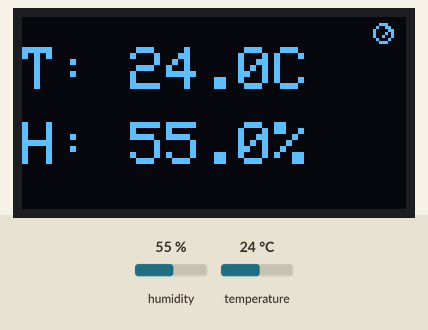
Recording of a sketch running on a simulated Arduino Uno, built with avr-gcc and run on an emulated ATmega328P. Parts: 128×64 one-colour display. Inputs (shaded band) come from the test bench; at power-on: humidity 55 %, temperature 24 °C.

Above: at 1.2 s.
1.3 s: humidity set to 22 %
At 2.6 s:
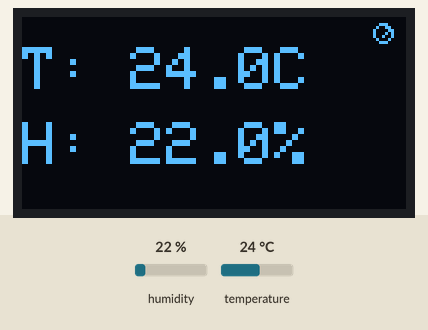
4.0 s: temperature set to 12 °C
At 5.3 s:
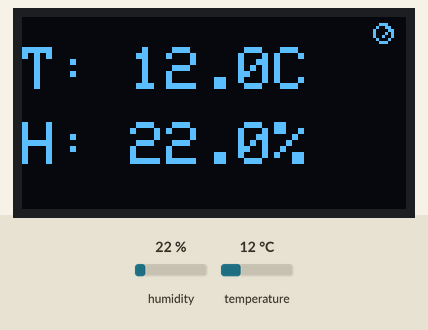
6.7 s: humidity set to 40 %
At 8.5 s:
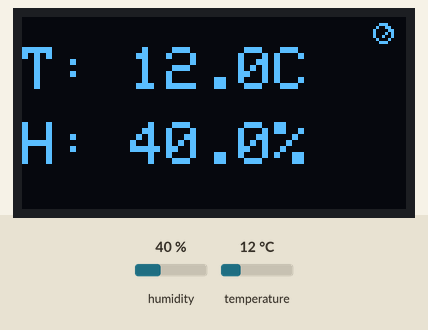
9.7 s: temperature set to 19 °C
At 11.3 s:
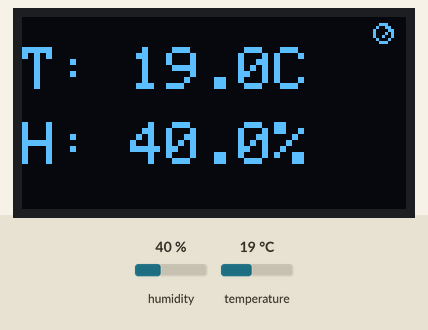
Timing chart, 0 to 12.8 s (numbered marks = the images above; inputs shaded):
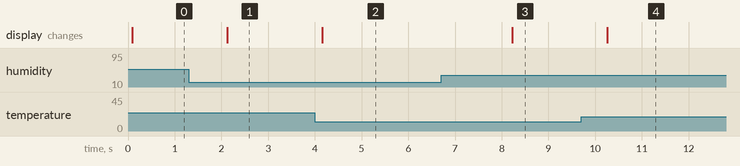

The sketch:

DHT22_Read_with_display.ino
```cpp
#include <Adafruit_SSD1306.h>
#include <Adafruit_GFX.h>
#include <DHT.h>

#define SCREEN_WIDTH 128
#define SCREEN_HEIGHT 64
#define OLED_RESET -1
Adafruit_SSD1306 display(SCREEN_WIDTH, SCREEN_HEIGHT, &Wire, OLED_RESET);

#define DHTPIN 2
#define DHTTYPE DHT22
DHT dht(DHTPIN, DHTTYPE);


void showValues(float t, float h) {
  display.clearDisplay();

  // Refresh icon
  display.drawCircle(120, 5, 3, SSD1306_WHITE); // Outer circle
  display.drawLine(120, 2, 122, 4, SSD1306_WHITE); // Arrow part 1
  display.drawLine(122, 4, 120, 6, SSD1306_WHITE); // Arrow part 2

  // Temperature line
  display.setTextSize(2);
  display.setTextColor(SSD1306_WHITE);
  display.setCursor(0, 10);
  display.print("T: ");
  display.print(t, 1);
  display.print("C");

  // Humidity line
  display.setTextSize(2);
  display.setCursor(0, 35);
  display.print("H: ");
  display.print(h, 1);
  display.print("%");

  display.display();
}

void bootingAnimation() {
  // Booting animation with improved readability and icons
  display.clearDisplay();
  display.setTextSize(1.2);
  display.setTextColor(SSD1306_WHITE);

  // Display 'Developed by' with icon
  display.drawCircle(10, 10, 5, SSD1306_WHITE); // Icon
  display.setCursor(20, 5);
  display.print("Developed by");
  display.setCursor(20, 15);
  display.print("codeperfectplus");
  display.display();
  delay(1500); // Show for 1.5 seconds

  // Display 'Powered by' with icon
  display.clearDisplay();
  display.drawRect(5, 5, 10, 10, SSD1306_WHITE); // Icon
  display.setCursor(20, 5);
  display.print("Powered by");
  display.setCursor(20, 15);
  display.print("Arduino");
  display.display();
  delay(1500); // Show for 1.5 seconds

  // Progress bar animation with text
  display.clearDisplay();
  display.setTextSize(1);
  display.setCursor(0, 20);
  display.print("Loading Sensors...");
  display.display();

   for (int i = 0; i <= 100; i += 10) {
    display.fillRect(10, 40, i, 10, SSD1306_WHITE);
    display.display();
    delay(300); // 300ms * 10 = 3 seconds
  }
}

void setup() {
  Serial.begin(9600);
  if (!display.begin(SSD1306_SWITCHCAPVCC, 0x3C)) {
    Serial.println(F("SSD1306 allocation failed"));
    for (;;)
      ;
  }
  // bootingAnimation();
  display.clearDisplay();
  display.display();
  dht.begin();
}

void loop() {
  float h = dht.readHumidity();
  float t = dht.readTemperature();

  if (isnan(h) || isnan(t)) {
    display.clearDisplay();
    display.setTextSize(2);
    display.setCursor(0, 25);
    display.println(" Sensor");
    display.println("  Error!");
    display.display();
    delay(5000);
    return;
  }

  showValues(t, h);
  delay(2000);  // Update every 2 seconds
}
```

Measured:
- after the input at 1.3 s, the display: changes after 0.83 s (image 1)
- after the input at 4.0 s, the display: changes after 0.16 s (image 2)
- after the input at 6.7 s, the display: changes after 1.5 s (image 3)
- after the input at 9.7 s, the display: changes after 0.56 s (image 4)
